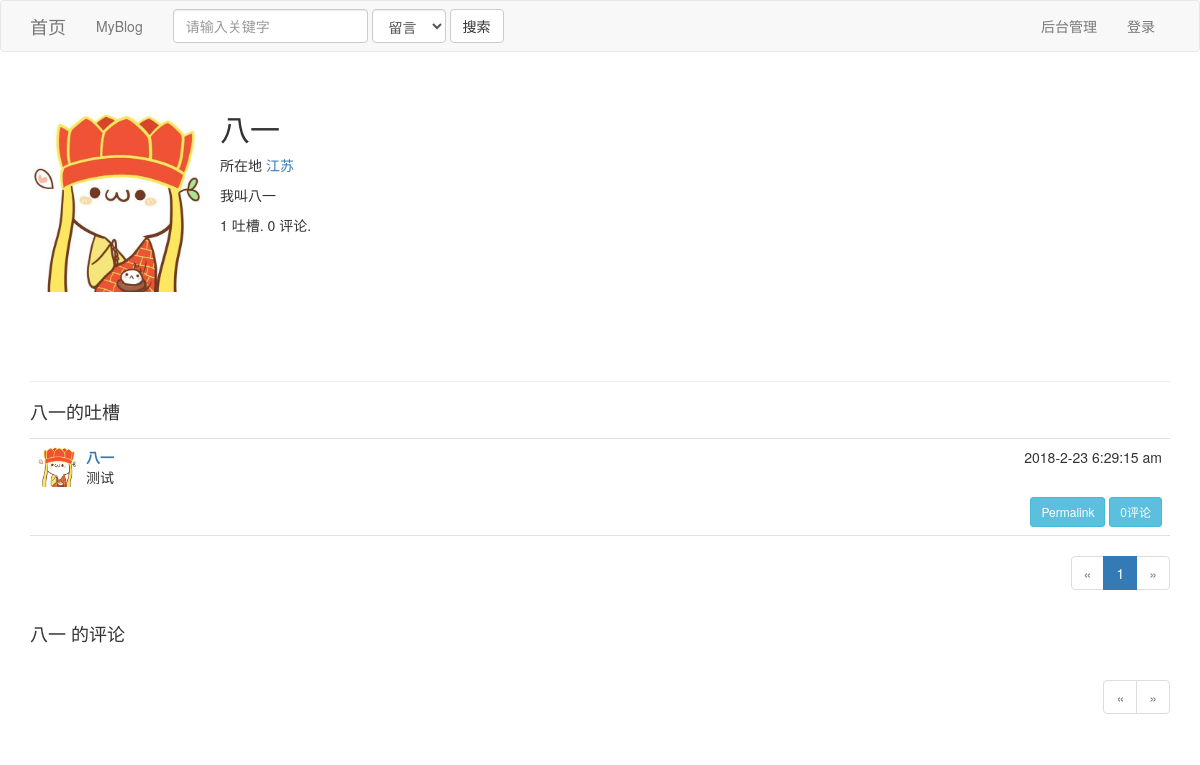
Screenshot of /user/八一 with the database file from the repository.
### app/models.py (models this page shows, shortened)
class User(db.Model, UserMixin):
    __tablename__ = 'users'
    id = db.Column(db.Integer, primary_key=True)
    username = db.Column(db.String(64), unique=True, index=True)
    password_hash = db.Column(db.String(128))
    avatar = db.Column(db.String(128),default=None)
    location = db.Column(db.String(64))
    about_me = db.Column(db.Text())
    addtime = db.Column(db.DateTime, index=True, default=datetime.utcnow)
    posts = db.relationship('Post', backref='author', lazy='dynamic')
    comments = db.relationship('Comment', backref='author', lazy='dynamic')
    @property
    def password(self):
        raise AttributeError('password不可读')

class Post(db.Model):
    __tablename__ = 'posts'
    id = db.Column(db.Integer, primary_key=True)
    body = db.Column(db.Text)
    body_html = db.Column(db.Text)
    timestamp = db.Column(db.DateTime, index=True, default=datetime.utcnow)
    author_id = db.Column(db.Integer, db.ForeignKey('users.id'))
    comments = db.relationship('Comment', backref='post', lazy='dynamic')

### app/main/views.py (the view)
@main.route('/user/<username>')
def user(username):
    user = User.query.filter_by(username=username).first()
    page = request.args.get('page', 1, type=int)
    posts_pagination = user.posts.order_by(Post.timestamp.desc()).paginate(
        page, per_page=current_app.config['FLASKY_POSTS_PER_PAGE'],
        error_out=False)
    posts = posts_pagination.items
    comments_pagination = user.comments.order_by(Comment.timestamp.asc()).paginate(
            page, per_page=current_app.config['FLASKY_COMMENTS_PER_PAGE'],
            error_out=False)
    comments = comments_pagination.items
    path=request.path
    return render_template('user.html', user=user,
        posts=posts,posts_pagination=posts_pagination,
        comments=comments,comments_pagination=comments_pagination,path=path)

### app/main/views.py (called while the page is built)
@main.after_app_request
def after_request(response):
    for query in get_debug_queries():
        if query.duration >= current_app.config['FLASKY_SLOW_DB_QUERY_TIME']:
            current_app.logger.warning(
                'Slow query: %s\nParameters: %s\nDuration: %fs\nContext: %s\n'
                % (query.statement, query.parameters, query.duration,
                   query.context))
    return response

### app/templates/user.html (shortened to what this page needs)
{% extends "base.html" %}
{% import "_macros.html" as macros %}
{% block page_content %}
<div class="page-header">
    {% if user.avatar is none %}
    <img class="img-rounded profile-thumbnail" width="180" height="180" src="http://on2mh1s1f.bkt.clouddn.com/defaulted.png">
    {% else %}
    <img class="img-rounded profile-thumbnail" width="180" height="180" src="{{ url_for('main.get_file',filename=user.avatar) }}">
    {% endif %}
    <div class="profile-header">
        <h2>{{ user.username }}</h2>
        {% if user.name or user.location %}
        <p>
            {% if user.location %}
               所在地 <a href="http://map.baidu.com/?newmap=1&ie=utf-8&s=s%26wd%3D{{ user.location }}">{{ user.location }}</a><br>
            {% endif %}
        </p>
        {% endif %}
        {% if user.about_me %}<p>{{ user.about_me }}</p>{% endif %}
        <p>{{ user.posts.count() }} 吐槽. {{ user.comments.count() }} 评论.</p>
    </div>
</div>
<h4>{{ user.username }}的吐槽</h4>
{% include '_posts.html' %}
{% if posts_pagination %}
<div class="pagination">
    {{ macros.pagination_widget(posts_pagination, '.user', username=user.username) }}
</div>
{% endif %}
<h4>{{ user.username }} 的评论</h4>
{% if comments_pagination %}
<div class="pagination">
    {{ macros.pagination_widget(comments_pagination, '.user', username=user.username) }}
</div>
{% endif %}
{% endblock %}

### app/templates/base.html (shortened to what this page needs)
{% extends "bootstrap/base.html" %}
{% block head %}
{{ super() }}
<link rel="stylesheet" type="text/css" href="{{ url_for('static', filename='css/styles.css') }}">
{% endblock %}
{% block navbar %}
<nav class="navbar navbar-default" role="navigation">
  <div class="container">
        <div class="navbar-header">
            <a class="navbar-brand" href="{{ url_for('main.index') }}">首页</a>
        </div>
        <div class="navbar-collapse collapse">
            <ul class="nav navbar-nav">
                <li><a target="_blank" href="https://bayi87.github.io">MyBlog</a></li>
            </ul>
            <form class="navbar-form navbar-left" id="search_form" method="GET" action="../searchpost">
                <div class="form-group">
                    <input name="q" type="text" class="form-control" placeholder="请输入关键字" required>
                </div>
                <select class="form-control" onchange="Searchtype(this.options[this.options.selectedIndex].value)">
                    <option value="post" selected="selected">留言</option>
                </select>
                <button type="submit" class="btn btn-default">搜索</button>
            </form>
            <ul class="nav navbar-nav navbar-right">
                {% if current_user.is_authenticated and current_user.username=='八一' %}
                    <li><a href="http://127.0.0.1:5000/6oPT">后台管理</a></li>
                {% else %}
                    <li><a href="{{ url_for('auth.login') }}">后台管理</a></li>
                {% endif %}
                {% if current_user.is_authenticated %}
                <li class="dropdown">
                    <a href="#" class="dropdown-toggle" data-toggle="dropdown">{{current_user.username}} <b class="caret"></b>
                    </a>
                    <ul class="dropdown-menu">
                        <li><a href="{{ url_for('auth.change_password') }}">修改密码</a></li>
                        <li><a href="{{ url_for('auth.logout') }}">登出</a></li>
                    </ul>
                </li>
                {% else %}
                <li><a href="{{ url_for('auth.login') }}">登录</a></li>
                {% endif %}
            </ul>
        </div>
    </div>
</nav>
{% endblock %}
{% block content %}
<div class="container">
    {% block page_content %}{% endblock %}
</div>
{% endblock %}

### app/templates/_macros.html
{% macro pagination_widget(pagination, endpoint, fragment='') %}
<ul class="pagination">
    <li{% if not pagination.has_prev %} class="disabled"{% endif %}>
        <a href="{% if pagination.has_prev %}{{ url_for(endpoint, page=pagination.prev_num, **kwargs) }}{{ fragment }}{% else %}#{% endif %}">
            &laquo;
        </a>
    </li>
    {% for p in pagination.iter_pages() %}
        {% if p %}
            {% if p == pagination.page %}
            <li class="active">
                <a href="{{ url_for(endpoint, page = p, **kwargs) }}{{ fragment }}">{{ p }}</a>
            </li>
            {% else %}
            <li>
                <a href="{{ url_for(endpoint, page = p, **kwargs) }}{{ fragment }}">{{ p }}</a>
            </li>
            {% endif %}
        {% else %}
        <li class="disabled"><a href="#">&hellip;</a></li>
        {% endif %}
    {% endfor %}
    <li{% if not pagination.has_next %} class="disabled"{% endif %}>
        <a href="{% if pagination.has_next %}{{ url_for(endpoint, page=pagination.next_num, **kwargs) }}{{ fragment }}{% else %}#{% endif %}">
            &raquo;
        </a>
    </li>
</ul>
{% endmacro %}

### app/templates/_posts.html (shortened to what this page needs)
<ul class="posts">
    {% for post in posts %}
    <li class="post">
        <div class="post-thumbnail">
            <a href="{{ url_for('.user', username=post.author.username) }}">
                {% if post.author.avatar is none %}
                <img class="img-rounded profile-thumbnail" width="40" height="40" src="http://on2mh1s1f.bkt.clouddn.com/defaulted.png">
                {% else %}
                <img class="img-rounded profile-thumbnail" width="40" height="40" src="{{ url_for('main.get_file',filename=post.author.avatar) }}">
                {% endif %}
            </a>
        </div>
        <div class="post-content">
            <div class="post-date">{{ moment(post.timestamp).format('YYYY-M-D h:mm:ss a') }}</div>
            <div class="post-author"><a href="{{ url_for('.user', username=post.author.username) }}">{{ post.author.username }}</a></div>
            <div class="post-body">
                {% if post.body_html %}
                    {{ post.body_html | safe }}
                {% else %}
                    {{ post.body }}
                {% endif %}
            </div>
            <div class="post-footer">
                <a href="{{ url_for('.post', id=post.id) }}">
                    <button class="btn btn-sm btn-info">Permalink</button>
                </a>
                <a href="{{ url_for('.post', id=post.id) }}#comments">
                    <button class="btn btn-sm btn-info">{{ post.comments.count() }}评论</button>
                </a>
            </div>
        </div>
    </li>
    {% endfor %}
</ul>

### app/static/css/styles.css (style rules this page uses)
.profile-thumbnail { position: absolute; }
.profile-header { min-height: 260px; margin-left: 190px; }
ul.posts { list-style-type: none; padding: 0px; margin: 16px 0px 0px 0px; border-top: 1px solid #e0e0e0; }
ul.posts li.post { padding: 8px; border-bottom: 1px solid #e0e0e0; }
div.post-date { float: right; }
div.post-author { font-weight: bold; }
div.post-thumbnail { position: absolute; }
div.post-content { margin-left: 48px; min-height: 48px; }
div.post-footer { text-align: right; }
div.pagination { width: 100%; text-align: right; padding: 0px; margin: 0px; }

### rows the page displays
User: avatar (picture), username "八一", location "江苏", about_me "我叫八一"
Post: avatar (picture), timestamp "2018-2-23 6:29:15 am", author.username "八一", body_html "测试", comments.count "0"

### other values shown
{{ user.posts.count() }} "1"
{{ user.comments.count() }} "0"
{{ p }} "1"
